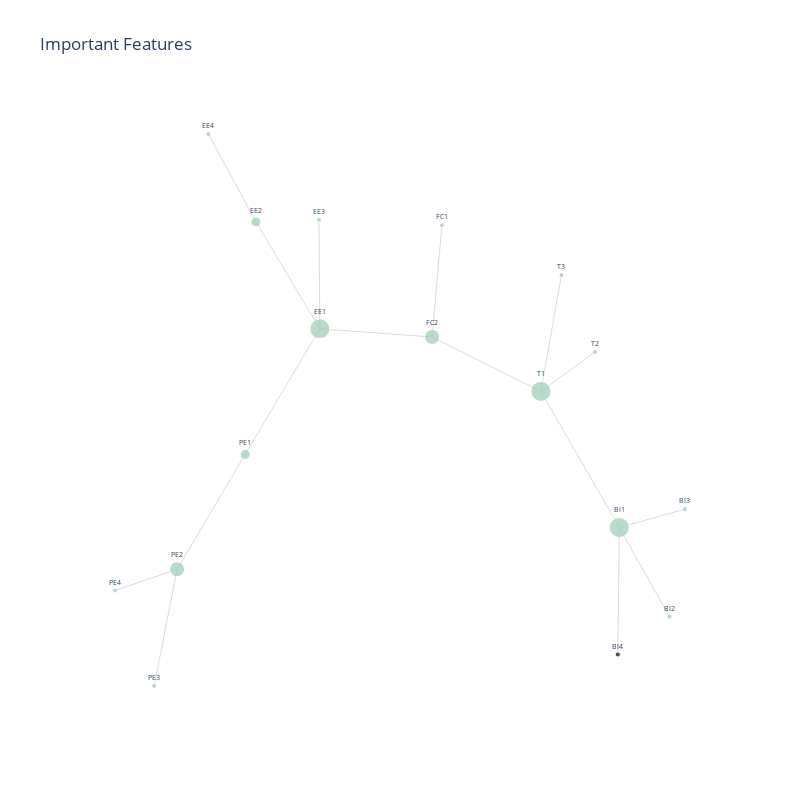

Here is the notebook cell this chart was saved with:
### Markdown cell above
## Network Graph

![correlation_based_network.jpg](img/correlation_based_network.jpg)

### Code cell
# Create Pairwise Correlation Matrix
corr_df = create_corr_matrix(utaut_fac_df, spearmanr)

Gx = create_graph(corr_df, 0.75)

# Get Edge Colours
edge_color = get_edge_color(Gx)

# Get Node Size
node_size = get_node_size(Gx, 50)

# Get Edge Width
edge_width = get_edge_width(Gx)

nx.draw(
    Gx,
    pos=nx.fruchterman_reingold_layout(Gx),
    with_labels=True,
    node_size=node_size,
    node_color="#e1575c",
    edge_color=edge_color,
    width = edge_width
)
plt.title("Important Features - Fruchterman-Reingold layout")
plt.show()

### Figure 1 — Plotly figure (JSON) as saved in the notebook; plotly's stock layout.template omitted (floating-point values rounded to 4 significant figures)
{"data": [{"hoverinfo": "none", "line": {"color": "#DCDCDC", "width": 1}, "mode": "lines", "showlegend": false, "type": "scatter", "x": [-0.5579, -0.7894, null, -0.5579, -0.3041, null, -0.7894, -0.8672, null, -0.7894, -1, null, -0.3041, -0.5212, null, -0.3041, -0.3069, null, -0.3041, 0.07771, null, -0.5212, -0.683, null, 0.07771, 0.1109, null, 0.07771, 0.4474, null, 0.4474, 0.6313, null, 0.4474, 0.5175, null, 0.4474, 0.714, null, 0.714, 0.8849, null, 0.714, 0.937, null, 0.714, 0.7089, null], "y": [-0.06219, -0.2543, null, -0.06219, 0.1479, null, -0.2543, -0.4495, null, -0.2543, -0.2899, null, 0.1479, 0.3268, null, 0.1479, 0.3305, null, 0.1479, 0.1343, null, 0.3268, 0.4737, null, 0.1343, 0.3214, null, 0.1343, 0.04324, null, 0.04324, 0.1091, null, 0.04324, 0.238, null, 0.04324, -0.1845, null, -0.1845, -0.3339, null, -0.1845, -0.1538, null, -0.1845, -0.3969, null]}, {"marker": {"color": ["#9eccb7", "#9eccb7", "#9eccb7", "#9eccb7", "#9eccb7", "#9eccb7", "#9eccb7", "#9eccb7", "#9eccb7", "#9eccb7", "#9eccb7", "#9eccb7", "#9eccb7", "#9eccb7", "#9eccb7", "#9eccb7"], "line": {"width": 1}, "size": [10, 15, 20, 5, 5, 10, 5, 15, 5, 5, 20, 5, 5, 20, 5, 5, 5]}, "mode": "markers+text", "showlegend": false, "text": ["PE1", "PE2", "EE1", "PE3", "PE4", "EE2", "EE3", "FC2", "EE4", "FC1", "T1", "T2", "T3", "BI1", "BI2", "BI3", "BI4"], "textfont": {"size": 7}, "textposition": "top center", "type": "scatter", "x": [-0.5579, -0.7894, -0.3041, -0.8672, -1, -0.5212, -0.3069, 0.07771, -0.683, 0.1109, 0.4474, 0.6313, 0.5175, 0.714, 0.8849, 0.937, 0.7089], "y": [-0.06219, -0.2543, 0.1479, -0.4495, -0.2899, 0.3268, 0.3305, 0.1343, 0.4737, 0.3214, 0.04324, 0.1091, 0.238, -0.1845, -0.3339, -0.1538, -0.3969]}], "layout": {"autosize": false, "height": 800, "hovermode": "closest", "plot_bgcolor": "#fff", "showlegend": false, "title": {"text": "Important Features"}, "width": 800, "xaxis": {"showgrid": false, "showline": false, "showticklabels": false, "ticks": "", "title": {"font": {"size": 20}, "text": ""}, "zeroline": false}, "yaxis": {"showgrid": false, "showline": false, "showticklabels": false, "ticks": "", "title": {"font": {"size": 20}, "text": ""}, "zeroline": false}}}
